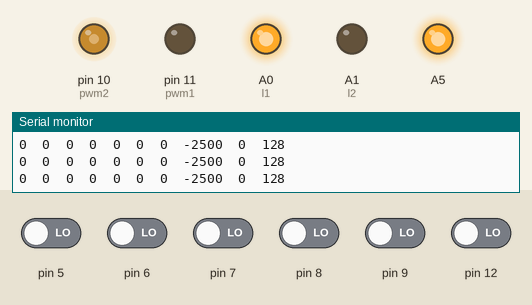
This sketch was run on a simulated Arduino Uno, built with avr-gcc and run on an emulated ATmega328P. Parts: output pins drawn as LEDs (lit = HIGH), the last lines printed to the serial monitor. The inputs (shaded band) are chosen by the test bench; at power-on: pin 5–9, pin 12 LOW. Pins used as bus, display or sensor lines are not drawn.

Above: at 11.7 s.
11.8 s: pin 8 driven HIGH
At 13.0 s:
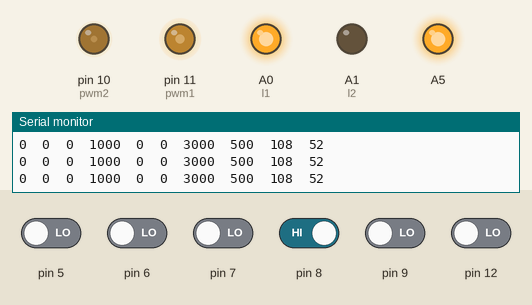
13.3 s: pin 7 driven HIGH
At 14.1 s:
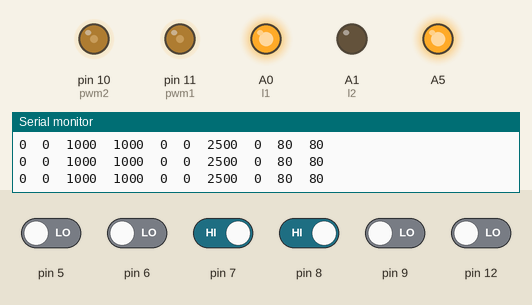
14.8 s: pin 6 driven HIGH
At 15.4 s:
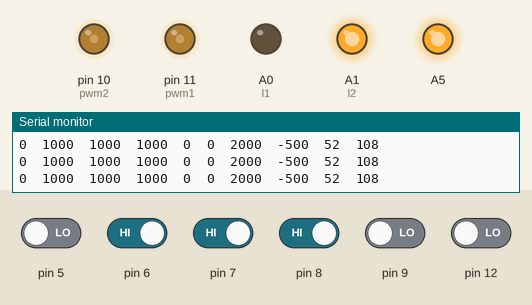
16.3 s: pin 6 driven LOW
At 17.2 s:
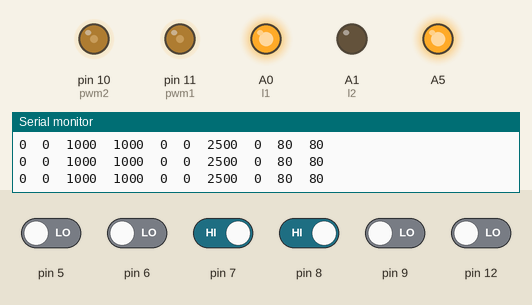
17.8 s: pin 8 driven LOW
At 18.3 s:
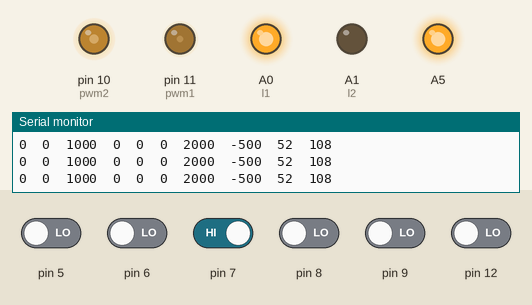
19.3 s: pin 9 driven HIGH
At 19.8 s:
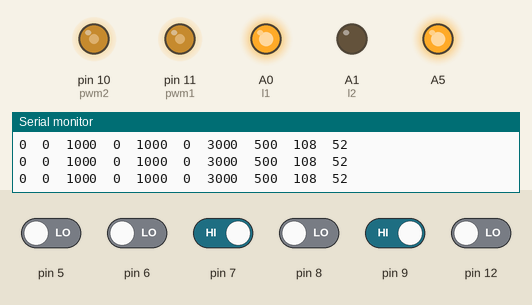
Timing chart, 0 to 22.3 s (numbered marks = the images above; inputs shaded):
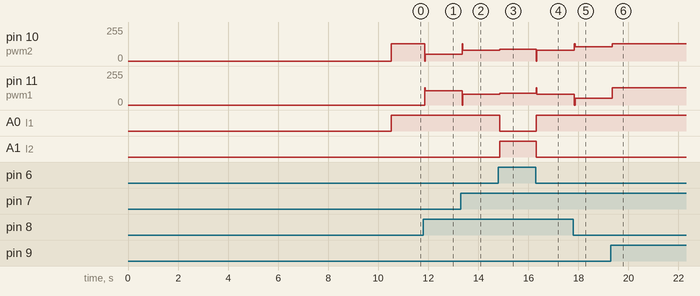

Measured:
- after the input at 11.8 s, pin 10 (pwm2): 128/255 → 52/255 after 0.05 s; pin 11 (pwm1): 0/255 → 108/255 after 0.05 s
- after the input at 13.3 s, pin 10 (pwm2): 52/255 → 80/255 after 0.05 s; pin 11 (pwm1): 108/255 → 80/255 after 0.05 s
- after the input at 14.8 s, pin 10 (pwm2), pin 11 (pwm1): 80/255 → 90/255 after 0.05 s; A0 (l1): HIGH → LOW after 0.05 s; A1 (l2): LOW → HIGH after 0.05 s
- after the input at 16.3 s, pin 10 (pwm2), pin 11 (pwm1): 90/255 → 80/255 at once; A0 (l1): LOW → HIGH at once; A1 (l2): HIGH → LOW at once
- after the input at 17.8 s, pin 10 (pwm2): 80/255 → 108/255 at once; pin 11 (pwm1): 80/255 → 52/255 at once
- after the input at 19.3 s, pin 10 (pwm2): 108/255 → 128/255 after 0.05 s; pin 11 (pwm1): 52/255 → 128/255 after 0.05 s

The sketch:

mazeexplorerourprogram.ino
```cpp
#include <QTRSensors.h>


#define NUM_SENSORS   6     // number of sensors used
#define TIMEOUT       2500  // waits for 2500 microseconds for sensor outputs to go low
#define EMITTER_PIN   2     // emitter is controlled by digital pin 2
#define l1 A0
#define l2 A1
#define r1 A2
#define r2 A3
#define pwm1 11
#define pwm2 10
int lms =80;
int rms =80;
int maxrrs= 128;
 int maxlrs= 128;

// sensors 0 through 7 are connected to digital pins 3 through 10, respectively
QTRSensorsRC qtrrc((unsigned char[]) {5, 6, 7, 8, 9, 12},
  NUM_SENSORS, TIMEOUT, EMITTER_PIN);
unsigned int sensorValues[NUM_SENSORS];
float Kp=0.056,Kd=0.5;
int error=0,derivative=0;
float some;
int lrs=0,rrs=0;
int black=100,white=100;//black was 400

void setup()
{
  delay(500);
  pinMode(10, OUTPUT);
  pinMode(11, OUTPUT);
  pinMode(l1, OUTPUT);
  pinMode(l2, OUTPUT);
  pinMode(r1, OUTPUT);
  pinMode(r2, OUTPUT);
  pinMode(A5,OUTPUT);
  digitalWrite(13, HIGH);
  analogWrite(A5,255);// turn on Arduino's LED to indicate we are in calibration mode
  for (int i = 0; i < 400; i++)  // make the calibration take about 10 seconds
  {
    qtrrc.calibrate();       // reads all sensors 10 times at 2500 us per read (i.e. ~25 ms per call)
  }
  digitalWrite(13, LOW);     // turn off Arduino's LED to indicate we are through with calibration

  // print the calibration minimum values measured when emitters were on
  Serial.begin(9600);
  for (int i = 0; i < NUM_SENSORS; i++)
  {
    Serial.print(qtrrc.calibratedMinimumOn[i]);
    Serial.print(' ');
  }
  Serial.println();

  // print the calibration maximum values measured when emitters were on
  for (int i = 0; i < NUM_SENSORS; i++)
  {
    Serial.print(qtrrc.calibratedMaximumOn[i]);
    Serial.print(' ');
  }
  Serial.println();
  Serial.println();
 // delay(1000);
}

int lasterror=0;
void Forward()
{
  analogWrite(l1,255);
  analogWrite(l2,0);
  analogWrite(r1,255);
  analogWrite(r2,0);
  analogWrite(pwm1,128);
  analogWrite(pwm2,128);
}
void Stop()
{
  analogWrite(l1,0);
  analogWrite(l2,0);
  analogWrite(r1,0);
  analogWrite(r2,0);
  analogWrite(pwm1,0);
  analogWrite(pwm2,0);
}
void Left()
{analogWrite(l1,0);
analogWrite(l2,255);
  analogWrite(r1,255);
  analogWrite(r2,0);
  analogWrite(pwm1,90);//was 80
  analogWrite(pwm2,90);//was 80

}
void Right()
{
  analogWrite(l1,255);
  analogWrite(l2,0);
  analogWrite(r1,0);
  analogWrite(r2,255);
analogWrite(pwm1,90);//was 80
analogWrite(pwm2,90);//was 80
}
void loop()
{
  // read calibrated sensor values and obtain a measure of the line position from 0 to 5000
  // To get raw sensor values, call:
  //  qtrrc.read(sensorValues); instead of unsigned int position = qtrrc.readLine(sensorValues);
  unsigned int position = qtrrc.readLine(sensorValues);

  // print the sensor values as numbers from 0 to 1000, where 0 means maximum reflectance and
  // 1000 means minimum reflectance, followed by the line position
  for (unsigned char i = 0; i < NUM_SENSORS; i++)
  {

    Serial.print(sensorValues[i]);
    Serial.print('\t');
  }
  //Serial.println(); // uncomment this line if you are using raw values
  Serial.print(position); // comment this line out if you are using raw values
  Serial.print('\t');
  //delay(250);
  //pid(position);
  error=position-2500;
 derivative=(error-lasterror);
 some=Kp*(error)+Kd*(derivative);
 lasterror=error;
  lrs=lms+some;
  rrs=rms-some;
  Serial.print(error);
  Serial.print('\t');
  if(lrs>maxlrs)
  lrs=maxlrs;
  if(rrs>maxrrs)
  rrs=maxrrs;
  if(rrs<0)
  rrs=0;
  if(lrs<0)
  lrs=0;
  Serial.print(lrs);
  Serial.print('\t');
  Serial.println(rrs);
 //forward();
  analogWrite(11,lrs);
  analogWrite(10,rrs);
  analogWrite(l1,130);//was 255//was 150
  analogWrite(l2,0);
  analogWrite(r1,130);//was 150
  analogWrite(r2,0);


//if((sensorValues[2]>600 && sensorValues[3]>600)&&(sensorValues[1]<200 && sensorValues[4]<200)&&(sensorValues[5]<200 && sensorValues[0]<200))
//{
// position = qtrrc.readLine(sensorValues);
//Forward();
// }
//  if((sensorValues[2]>500||sensorValues[3]>500)&&(sensorValues[0]<200||sensorValues[1]<200)&&(sensorValues[4]>500||sensorValues[5]>500))
//{
//
//  Forward();
//delay(20);
//position = qtrrc.readLine(sensorValues);
//}
//if((sensorValues[2]>600 && sensorValues[3]>600)&&(sensorValues[1]<200 && sensorValues[4]<200)&&(sensorValues[5]<200 && sensorValues[0]<200))
//{
//Forward();
// }
//}
// if((sensorValues[2]>500||sensorValues[3]>500)&&(sensorValues[0]<200||sensorValues[1]<200)&&(sensorValues[4]>500||sensorValues[5]>500))
//{
// Forward();
//}
//delay(20);
//position = qtrrc.readLine(sensorValues);
//if((sensorValues[2]<200 && sensorValues[3]<200)&&(sensorValues[0]<200 && sensorValues[5]<200)&&(sensorValues[1]<200 && sensorValues[4]<200))
//{
//Right();
//delay(100);
//position = qtrrc.readLine(sensorValues);
//Stop();
//delay(1000);
//while(!(sensorValues[2]>600 || sensorValues[3]>600))
//{
//Right();
//position = qtrrc.readLine(sensorValues);
//}}
//if((sensorValues[2]>600 && sensorValues[3]>600)&&(sensorValues[0]>600 && sensorValues[1]>600))     //condition for left
//{
//  Stop();
//  delay(1000);
//Left();
//delay(200);
//position = qtrrc.readLine(sensorValues);
//while(!(sensorValues[2]>600 || sensorValues[3]>600))
//{
//Left();
//position = qtrrc.readLine(sensorValues);
//}
//}
//********************************************************************************************************
if((sensorValues[2]>black &&sensorValues[3]>black)&&(sensorValues[0]>black && sensorValues[1]>black)&&(sensorValues[4]>black && sensorValues[5]>black))
{
  Forward();
  delay(10);//was 50//was 20
  if((sensorValues[2]>black &&sensorValues[3]>black)&&(sensorValues[0]>black && sensorValues[1]>black)&&(sensorValues[4]>black && sensorValues[5]>black))
Stop();
else
 {
  Left();
delay(10);//was 30
position = qtrrc.readLine(sensorValues);
  while(!((sensorValues[2]>black||sensorValues[3]>black)&&(sensorValues[0]<white && sensorValues[5]<white)))//extra condition added
 {
  Left();
  position = qtrrc.readLine(sensorValues);
 }
}

}

else if((sensorValues[2]>black||sensorValues[3]>black)&&(sensorValues[0]>black||sensorValues[1]>black))
{
//Forward();
//delay(10);  //was 20 before
Left();
delay(30);  //was 110 before//70 before(not working)//
//Stop();
//delay(1000);
//Left();
//delay(200);
position = qtrrc.readLine(sensorValues);
while(!((sensorValues[2]>black||sensorValues[3]>black)&&(sensorValues[0]<white && sensorValues[5]<white)))//extra condition added
{
Left();
position = qtrrc.readLine(sensorValues);
}
}


else if((sensorValues[2]>black||sensorValues[3]>black)&&(sensorValues[0]<white||sensorValues[1]<white)&&(sensorValues[4]>black||sensorValues[5]>black))
{
Forward();
delay(20);
position = qtrrc.readLine(sensorValues);
if((sensorValues[2]<white && sensorValues[3]<white)&&(sensorValues[0]<white && sensorValues[5]<white)&&(sensorValues[1]<white && sensorValues[4]<white))
{
  while(!((sensorValues[2]>black||sensorValues[3]>black)&&(sensorValues[0]<white && sensorValues[5]<white)))//extra condition added
 {
  Right();
  position = qtrrc.readLine(sensorValues);
 }

}
}


}
```
